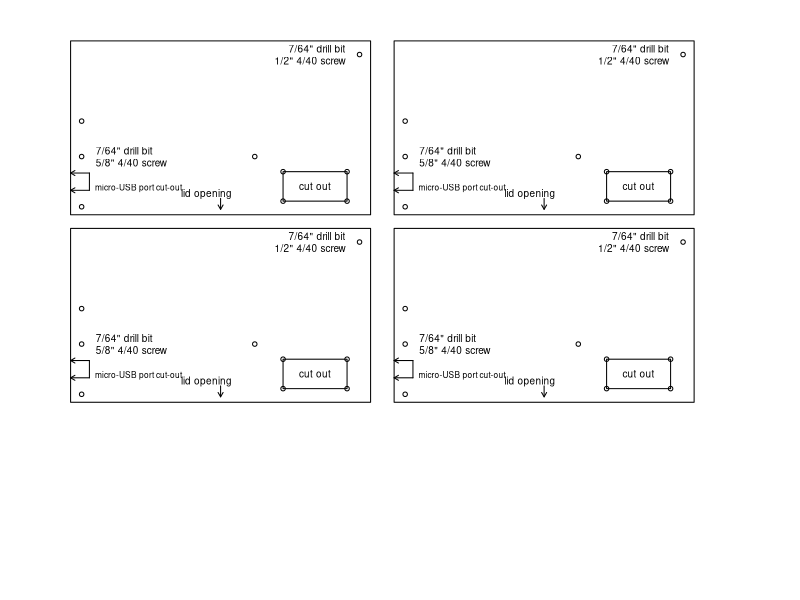
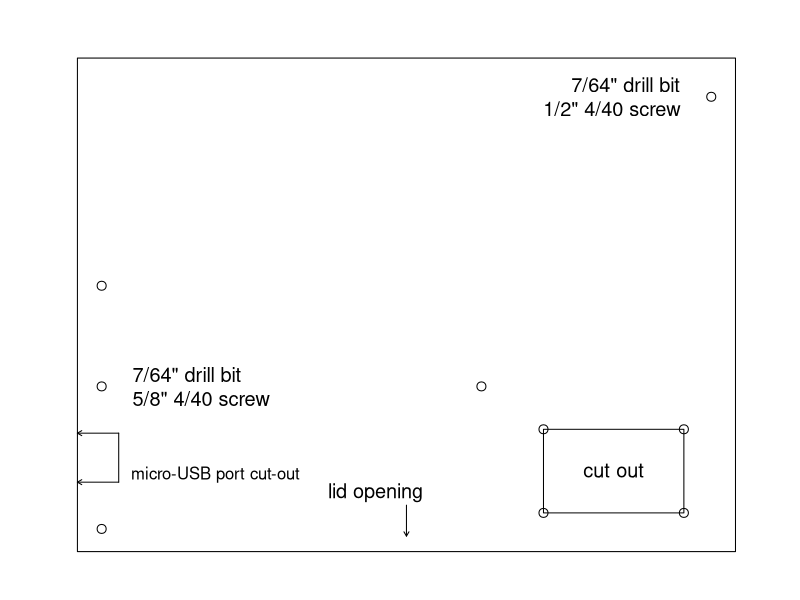

Recreate these plots in R, in order.
## layout for screws for CO2 monitor

# box is 3 3/16 x 3 3/16 (inches)
# lcd display screw holes are at 75mm x 31mm
# ESP32 screw holes are at 1.8395" x 0.9205"
# micro-usb port is 0.3165" wide, centered on nano every
# senseair s8 opening is 0.68" wide x 0.54" wide

w <- (3 + 3/16)*1000
lmargin <- 750
tmargin <- 750

pdf("co2_monitor_drill_template.pdf", height=11, width=8.5)
par(bty="n", mar=rep(0,4), oma=rep(0,4))

plot(0,0,xlim=c(0,8500), ylim=c(11000,0), xaxs="i", yaxs="i",
     xaxt="n", yaxt="n", xlab="", ylab="", type="n")


make_drill_template <- function(lmargin, tmargin) {

    # box
    rect(lmargin, tmargin, w+lmargin, w+tmargin, col=NA, border="black")

    # screws for LCD display
    led_width <- (75/25.4)*1000
    left <- w/2 - led_width/2 + lmargin
    right <- w/2 + led_width/2 + lmargin
    top <- tmargin+ 250
    bottom <- top + (31/25.4)*1000

    points(c(left, right), c(bottom, top), cex=0.6)

    text(right-150, top, '7/64" drill bit\n1/2" 4/40 screw',
         cex=0.6, adj=c(1, 0.5))


    # screws for esp32
    esp32_width <- 1.8395*1000
    esp32_height <- 0.9205*1000
    top <- bottom + 650
    bottom <- top+esp32_height
    right <- left+esp32_width

    points(c(left, left, right), c(top, bottom, top), cex=0.6)

    text(left+150, top, '7/64" drill bit\n5/8" 4/40 screw',
         cex=0.6, adj=c(0, 0.5))

    # where to cut for the usb-mini port
    usb_height <- 316.5
    esp32_center <- top + esp32_height/2
    arrows(rep(lmargin+200,2), esp32_center+c(-1,1)*usb_height/2,
           rep(lmargin,2), esp32_center+c(-1,1)*usb_height/2, len=0.05)
    segments(lmargin+200, esp32_center-usb_height/2,
             lmargin+200, esp32_center+usb_height/2)
    text(lmargin+260, esp32_center+usb_height/2-60,
         "micro-USB port cut-out", cex=0.5, adj=c(0,0.5))

    # opening for senseair s8
    s8_width <- 680
    s8_height <- 540

    bottom <- tmargin + w - 250
    right <- lmargin + w - 250
    top <- bottom - s8_height
    left <- right - s8_width
    rect(left, top, right, bottom, col=NA, border="black")
    points(c(left, left, right, right), c(top, bottom, top, bottom), cex=0.6)
    text((left+right)/2, (top+bottom)/2, "cut out", cex=0.6)

    # arrow pointing to lid opening
    arrows(lmargin + w/2, tmargin+w-300, lmargin+w/2, tmargin+w-100, len=0.05)
    text(lmargin+w/2-150, tmargin+w-380, "lid opening", cex=0.6)

}

make_drill_template(lmargin, tmargin)

make_drill_template(lmargin, tmargin*4/3+w)

make_drill_template(lmargin*4/3+w, tmargin)

make_drill_template(lmargin*4/3+w, tmargin*4/3+w)



dev.off()


# create PNG for the README

png("co2_monitor_drill_template.png", height=(4250-750/2)/4, width=(4250-750/2)/4)
par(bty="n", mar=rep(0,4), oma=rep(0,4), cex=2)

plot(0,0,xlim=c(0,4250-750/2), ylim=c(4250-750/2,0), xaxs="i", yaxs="i",
     xaxt="n", yaxt="n", xlab="", ylab="", type="n")

make_drill_template(lmargin/2, tmargin/2)

dev.off()
